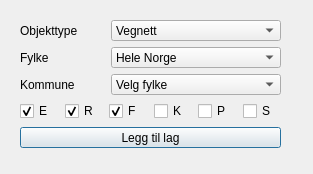
<?xml version="1.0" encoding="UTF-8"?>
<ui version="4.0">
 <class>Nvdb</class>
 <widget class="QDialog" name="Nvdb">
  <property name="geometry">
   <rect>
    <x>0</x>
    <y>0</y>
    <width>313</width>
    <height>174</height>
   </rect>
  </property>
  <property name="windowTitle">
   <string>Nvdb</string>
  </property>
  <widget class="QWidget" name="layoutWidget">
   <property name="geometry">
    <rect>
     <x>20</x>
     <y>20</y>
     <width>261</width>
     <height>128</height>
    </rect>
   </property>
   <layout class="QGridLayout" name="gridLayout_2">
    <item row="2" column="0">
     <widget class="QLabel" name="label_5">
      <property name="text">
       <string>Kommune</string>
      </property>
     </widget>
    </item>
    <item row="1" column="1" colspan="2">
     <widget class="QComboBox" name="comboBoxFylke">
      <property name="sizeAdjustPolicy">
       <enum>QComboBox::AdjustToContents</enum>
      </property>
      <item>
       <property name="text">
        <string>Hele Norge</string>
       </property>
      </item>
     </widget>
    </item>
    <item row="1" column="0">
     <widget class="QLabel" name="label_4">
      <property name="text">
       <string>Fylke</string>
      </property>
     </widget>
    </item>
    <item row="2" column="1" colspan="2">
     <widget class="QComboBox" name="comboBoxKommune">
      <item>
       <property name="text">
        <string>Velg fylke</string>
       </property>
      </item>
     </widget>
    </item>
    <item row="3" column="0" colspan="3">
     <layout class="QHBoxLayout" name="horizontalLayout_3">
      <item>
       <widget class="QCheckBox" name="E">
        <property name="text">
         <string>E</string>
        </property>
        <property name="checked">
         <bool>true</bool>
        </property>
       </widget>
      </item>
      <item>
       <widget class="QCheckBox" name="R">
        <property name="text">
         <string>R</string>
        </property>
        <property name="checked">
         <bool>true</bool>
        </property>
       </widget>
      </item>
      <item>
       <widget class="QCheckBox" name="F">
        <property name="text">
         <string>F</string>
        </property>
        <property name="checked">
         <bool>true</bool>
        </property>
       </widget>
      </item>
      <item>
       <widget class="QCheckBox" name="K">
        <property name="text">
         <string>K</string>
        </property>
       </widget>
      </item>
      <item>
       <widget class="QCheckBox" name="P">
        <property name="text">
         <string>P</string>
        </property>
       </widget>
      </item>
      <item>
       <widget class="QCheckBox" name="S">
        <property name="text">
         <string>S</string>
        </property>
       </widget>
      </item>
     </layout>
    </item>
    <item row="4" column="0" colspan="3">
     <widget class="QPushButton" name="pushButton">
      <property name="text">
       <string>Legg til lag</string>
      </property>
     </widget>
    </item>
    <item row="0" column="0">
     <widget class="QLabel" name="label">
      <property name="text">
       <string>Objekttype</string>
      </property>
     </widget>
    </item>
    <item row="0" column="1" colspan="2">
     <widget class="QComboBox" name="comboBoxObjekttype">
      <item>
       <property name="text">
        <string>Vegnett</string>
       </property>
      </item>
     </widget>
    </item>
   </layout>
  </widget>
 </widget>
 <resources/>
 <connections/>
</ui>
